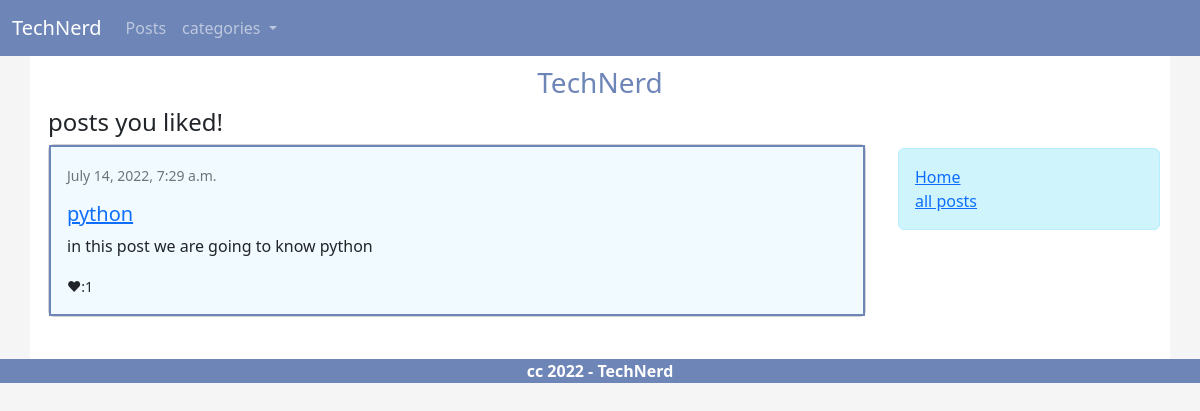
/posts/favorites (signed in), run on the app's committed database.
### post/models.py (models this page shows, shortened)
class PostVote(models.Model):
    user = models.ForeignKey(User,on_delete=models.CASCADE,related_name='votes')
    post = models.ForeignKey(Post,on_delete=models.CASCADE,related_name='votes')

class Post(models.Model):
    title = models.CharField(max_length=250)
    slug = models.SlugField()
    description = models.CharField(max_length=400)
    body = models.TextField()
    image = models.ImageField(default=None,blank=True)
    category = models.ForeignKey(Category,on_delete=models.DO_NOTHING,related_name='category_posts')
    tags = models.CharField(max_length=100)
    created_date = models.DateTimeField(auto_now_add=True)
    updated_date = models.DateTimeField(auto_now=True)
    def vote_count(self):
        return self.votes.count()
    class Meta():
        ordering = ['-created_date']

### post/views.py (the view)
# urls.py: path('posts/favorites',views.PostFavoriteView.as_view(),name='favorite_posts')
class PostFavoriteView(View):
    title = 'posts you liked!'
    def get(self,request):
        favorites = PostVote.objects.filter(user=request.user)
        favorites = favorites.only('post')
        return render(request,'post/fav_posts.html',{'favorites': favorites, 'title': self.title})

### post/appcontext_processor.py (called while the page is built)
def categories(request):
    return {
        'categories' : Category.objects.all()
    }

### post/templates/post/fav_posts.html (shortened to what this page needs)
{% extends 'bace.html' %}
{% block content %}
<div class="m-2">
    <h4>{{title}}</h4>
    {% for fav in favorites %}
    <div class="card">
        <div class="card-body">
            <small class="text-muted">{{fav.post.created_date}}</small>
            <a href="{% url 'post:detail' fav.post.slug %}"><h5 class="card-title">{{fav.post.title}}</h5></a>
            <p class="card-text">
                {{fav.post.description}}
            </p>
            <small>❤:{{fav.post.vote_count}}</small>
        </div>
    </div>
    <br>
    {% empty %}
    <div class="alert alert-info">you have no favorite post</div>
    {% endfor %}
</div>
{% endblock %}
{% block side %}
    <div class="alert alert-info">
        <a href="{% url 'home:home' %}">Home</a><br>
        <a href="{% url 'post:posts' %}">all posts</a>
    </div>
{% endblock %}

### static/css/main.css (style rules this page uses)
body.style { background-color: #F5F5F5; }
div.card-body { background-color: #F1FAFE; border-style: solid; border-width: 2px; border-color: #6E85B7; }
h5 { padding-top: 15px; }

### data on the page
PostVote: post.created_date "July 14, 2022, 7:29 a.m.", post "python", post.description "in this post we are going to know python", post.vote_count "1"

### other printed values
{{ title }} "posts you liked!"
